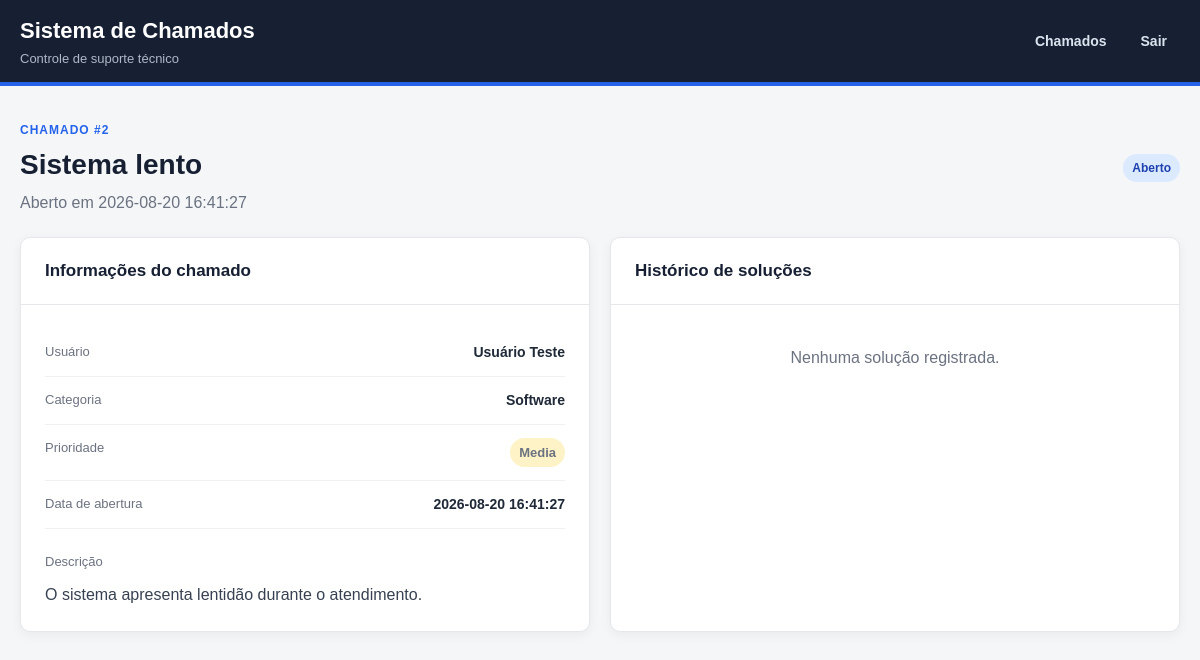
The page /chamado/2 (signed in) on the database its author committed.
### tables this page shows
CREATE TABLE chamado (
    id INTEGER PRIMARY KEY AUTOINCREMENT,
    titulo TEXT NOT NULL,
    descricao TEXT NOT NULL,
    prioridade TEXT NOT NULL
        CHECK (prioridade IN ('Baixa', 'Media', 'Alta', 'Critica')),
    status TEXT NOT NULL DEFAULT 'Aberto'
        CHECK (status IN ('Aberto', 'Em andamento', 'Resolvido', 'Fechado')),
    data_abertura TEXT NOT NULL DEFAULT CURRENT_TIMESTAMP,
    data_fechamento TEXT,
    usuario_id INTEGER NOT NULL,
    categoria_id INTEGER NOT NULL,
    FOREIGN KEY (usuario_id) REFERENCES usuario(id),
    FOREIGN KEY (categoria_id) REFERENCES categoria(id)
);

CREATE TABLE usuario (
    id INTEGER PRIMARY KEY AUTOINCREMENT,
    nome TEXT NOT NULL,
    email TEXT NOT NULL UNIQUE,
    senha TEXT NOT NULL,
    perfil TEXT NOT NULL DEFAULT 'usuario'
        CHECK (perfil IN ('usuario', 'analista'))
);

CREATE TABLE categoria (
    id INTEGER PRIMARY KEY AUTOINCREMENT,
    nome TEXT NOT NULL UNIQUE
);

### app.py (the view)
@app.route("/chamado/<int:chamado_id>")
@login_required
def detalhes_chamado(chamado_id):
    connection = get_db_connection()
    chamado = connection.execute(
        """
        SELECT
            chamado.id,
            chamado.titulo,
            chamado.descricao,
            chamado.prioridade,
            chamado.status,
            chamado.data_abertura,
            chamado.data_fechamento,
            usuario.nome AS usuario,
            categoria.nome AS categoria
        FROM chamado

        INNER JOIN usuario
            ON chamado.usuario_id = usuario.id

        INNER JOIN categoria
            ON chamado.categoria_id = categoria.id

        WHERE chamado.id = ?
        """,
        (chamado_id,)
    ).fetchone()
    if chamado is None:
        connection.close()
        return "Chamado não encontrado.", 404
    if (
        session["usuario_perfil"] != "analista"
        and chamado["usuario"] != session["usuario_nome"]
    ):
        connection.close()
        return "Acesso não autorizado.", 403
    solucoes = connection.execute(
        """
        SELECT
            id,
            descricao,
            data_registro
        FROM solucao

        WHERE chamado_id = ?

        ORDER BY id DESC
        """,
        (chamado_id,)
    ).fetchall()
    connection.close()
    return render_template(
        "detalhes_chamado.html",
        chamado=chamado,
        solucoes=solucoes
    )

### app.py (called while the page is built)
def login_required(view):
    @wraps(view)
    def wrapped_view(*args, **kwargs):
        if "usuario_id" not in session:
            return redirect(url_for("login"))
        return view(*args, **kwargs)
    return wrapped_view

### database.py (called while the page is built)
def get_db_connection():
    connection = sqlite3.connect(DATABASE)
    connection.row_factory = sqlite3.Row
    connection.execute("PRAGMA foreign_keys = ON")
    return connection

### templates/detalhes_chamado.html (shortened to what this page needs)
<!DOCTYPE html>
<html lang="pt-BR">
<head>
    <link
        rel="stylesheet"
        href="{{ url_for('static', filename='css/style.css') }}"
    >
</head>
<body>
<header class="topbar">
    <div class="container topbar-content">
        <div>
            <h1>Sistema de Chamados</h1>
            <p>Controle de suporte técnico</p>
        </div>
        <nav class="nav-menu">
            <a href="{{ url_for('chamados') }}">Chamados</a>
            <a href="{{ url_for('logout') }}">Sair</a>
        </nav>
    </div>
</header>
<main class="container">
    <section class="page-header">
        <div>
            <span class="page-label">CHAMADO #{{ chamado.id }}</span>
            <h2>{{ chamado.titulo }}</h2>
            <p>
                Aberto em {{ chamado.data_abertura }}
            </p>
        </div>
        <span class="badge status-{{ chamado.status|lower|replace(' ', '-') }}">
            {{ chamado.status }}
        </span>
    </section>
    <div class="details-grid">
        <section class="card">
            <div class="card-header">
                <h3>Informações do chamado</h3>
            </div>
            <div class="details-content">
                <div class="detail-item">
                    <span>Usuário</span>
                    <strong>{{ chamado.usuario }}</strong>
                </div>
                <div class="detail-item">
                    <span>Categoria</span>
                    <strong>{{ chamado.categoria }}</strong>
                </div>
                <div class="detail-item">
                    <span>Prioridade</span>
                    <strong>
                        <span class="badge priority-{{ chamado.prioridade|lower }}">
                            {{ chamado.prioridade }}
                        </span>
                    </strong>
                </div>
                <div class="detail-item">
                    <span>Data de abertura</span>
                    <strong>{{ chamado.data_abertura }}</strong>
                </div>
                <div class="detail-description">
                    <span>Descrição</span>
                    <p>{{ chamado.descricao }}</p>
                </div>
            </div>
        </section>
        <section class="card">
            <div class="card-header">
                <h3>Histórico de soluções</h3>
            </div>
            {% if solucoes %}
                <div class="solution-list">
                    {% for solucao in solucoes %}
                        <article class="solution">
                            <div class="solution-date">
                                {{ solucao.data_registro }}
                            </div>
                            <p>
                                {{ solucao.descricao }}
                            </p>
                        </article>
                    {% endfor %}
                </div>
            {% else %}
                <div class="empty-state small">
                    <p>Nenhuma solução registrada.</p>
                </div>
            {% endif %}
        </section>
    </div>
</main>
</body>
</html>

### static/css/style.css (style rules this page uses)
* { margin: 0; padding: 0; box-sizing: border-box; }
body { font-family: Arial, Helvetica, sans-serif; background: #f4f6f8; color: #1f2937; line-height: 1.5; }
a { text-decoration: none; }
.container { width: min(1200px, calc(100% - 40px)); margin: 0 auto; }
.topbar { background: #172033; color: white; border-bottom: 4px solid #2563eb; }
.topbar-content { min-height: 82px; display: flex; align-items: center; justify-content: space-between; gap: 20px; }
.topbar h1 { font-size: 22px; font-weight: 700; }
.topbar p { margin-top: 2px; color: #aeb8c8; font-size: 13px; }
.page-header { display: flex; justify-content: space-between; align-items: center; gap: 20px; margin: 35px 0 22px; }
.page-label { display: block; margin-bottom: 5px; color: #2563eb; font-size: 12px; font-weight: 700; letter-spacing: 1px; }
.page-header h2 { font-size: 28px; color: #172033; }
.page-header p { margin-top: 5px; color: #6b7280; }
.card { background: white; border: 1px solid #e5e7eb; border-radius: 10px; box-shadow: 0 3px 12px rgba(0, 0, 0, 0.05); overflow: hidden; }
.badge { display: inline-flex; align-items: center; padding: 5px 9px; border-radius: 20px; font-size: 12px; font-weight: 600; white-space: nowrap; }
.priority-media { background: #fef3c7; color: #92400e; }
.status-aberto { background: #dbeafe; color: #1e40af; }
.empty-state { padding: 70px 30px; text-align: center; }
.empty-state p { margin: 6px 0 20px; color: #6b7280; }
.nav-menu { display: flex; align-items: center; gap: 8px; }
.nav-menu a { padding: 9px 13px; border-radius: 6px; color: #dbe3ef; font-size: 14px; font-weight: 600; transition: 0.2s; }
.details-grid { display: grid; grid-template-columns: repeat(2, 1fr); gap: 20px; margin-bottom: 40px; }
.card-header { padding: 20px 24px; border-bottom: 1px solid #e5e7eb; }
.card-header h3 { color: #172033; font-size: 17px; }
.details-content { padding: 24px; }
.detail-item { display: flex; justify-content: space-between; gap: 20px; padding: 13px 0; border-bottom: 1px solid #eef0f2; }
.detail-item span:first-child, .detail-description > span { color: #6b7280; font-size: 13px; }
.detail-item strong { color: #1f2937; text-align: right; font-size: 14px; }
.detail-description { padding-top: 20px; }
.detail-description p { margin-top: 10px; color: #374151; white-space: pre-wrap; }
.empty-state.small { padding: 35px 20px; }

### rows shown on the page
chamado: id "2", titulo "Sistema lento", data_abertura "2026-08-20 16:41:27", status "Aberto", prioridade "Media", descricao "O sistema apresenta lentidão durante o atendimento."
usuario: usuario "Usuário Teste"
categoria: categoria "Software"
